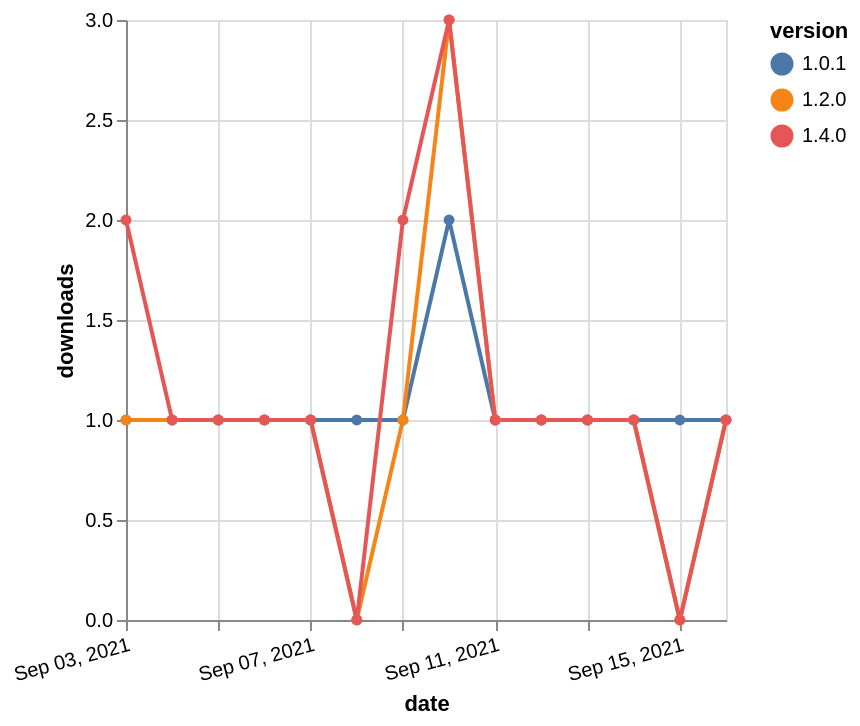

The Vega-Lite source for this figure:
### Vega-Lite specification from a JSON file in a GitHub repository (floating-point values rounded to 4 significant figures)
{"$schema": "https://vega.github.io/schema/vega-lite/v5.json", "description": "A simple bar chart with embedded data.", "data": {"values": [{"date": "2021-09-03", "total": 164, "delta": 1, "version": "1.0.1"}, {"date": "2021-09-04", "total": 165, "delta": 1, "version": "1.0.1"}, {"date": "2021-09-05", "total": 166, "delta": 1, "version": "1.0.1"}, {"date": "2021-09-06", "total": 167, "delta": 1, "version": "1.0.1"}, {"date": "2021-09-07", "total": 168, "delta": 1, "version": "1.0.1"}, {"date": "2021-09-08", "total": 169, "delta": 1, "version": "1.0.1"}, {"date": "2021-09-09", "total": 170, "delta": 1, "version": "1.0.1"}, {"date": "2021-09-10", "total": 172, "delta": 2, "version": "1.0.1"}, {"date": "2021-09-11", "total": 173, "delta": 1, "version": "1.0.1"}, {"date": "2021-09-12", "total": 174, "delta": 1, "version": "1.0.1"}, {"date": "2021-09-13", "total": 175, "delta": 1, "version": "1.0.1"}, {"date": "2021-09-14", "total": 176, "delta": 1, "version": "1.0.1"}, {"date": "2021-09-15", "total": 177, "delta": 1, "version": "1.0.1"}, {"date": "2021-09-16", "total": 178, "delta": 1, "version": "1.0.1"}, {"date": "2021-09-03", "total": 194, "delta": 1, "version": "1.2.0"}, {"date": "2021-09-04", "total": 195, "delta": 1, "version": "1.2.0"}, {"date": "2021-09-05", "total": 196, "delta": 1, "version": "1.2.0"}, {"date": "2021-09-06", "total": 197, "delta": 1, "version": "1.2.0"}, {"date": "2021-09-07", "total": 198, "delta": 1, "version": "1.2.0"}, {"date": "2021-09-08", "total": 198, "delta": 0, "version": "1.2.0"}, {"date": "2021-09-09", "total": 199, "delta": 1, "version": "1.2.0"}, {"date": "2021-09-10", "total": 202, "delta": 3, "version": "1.2.0"}, {"date": "2021-09-11", "total": 203, "delta": 1, "version": "1.2.0"}, {"date": "2021-09-12", "total": 204, "delta": 1, "version": "1.2.0"}, {"date": "2021-09-13", "total": 205, "delta": 1, "version": "1.2.0"}, {"date": "2021-09-14", "total": 206, "delta": 1, "version": "1.2.0"}, {"date": "2021-09-15", "total": 206, "delta": 0, "version": "1.2.0"}, {"date": "2021-09-16", "total": 207, "delta": 1, "version": "1.2.0"}, {"date": "2021-09-03", "total": 118, "delta": 2, "version": "1.4.0"}, {"date": "2021-09-04", "total": 119, "delta": 1, "version": "1.4.0"}, {"date": "2021-09-05", "total": 120, "delta": 1, "version": "1.4.0"}, {"date": "2021-09-06", "total": 121, "delta": 1, "version": "1.4.0"}, {"date": "2021-09-07", "total": 122, "delta": 1, "version": "1.4.0"}, {"date": "2021-09-08", "total": 122, "delta": 0, "version": "1.4.0"}, {"date": "2021-09-09", "total": 124, "delta": 2, "version": "1.4.0"}, {"date": "2021-09-10", "total": 127, "delta": 3, "version": "1.4.0"}, {"date": "2021-09-11", "total": 128, "delta": 1, "version": "1.4.0"}, {"date": "2021-09-12", "total": 129, "delta": 1, "version": "1.4.0"}, {"date": "2021-09-13", "total": 130, "delta": 1, "version": "1.4.0"}, {"date": "2021-09-14", "total": 131, "delta": 1, "version": "1.4.0"}, {"date": "2021-09-15", "total": 131, "delta": 0, "version": "1.4.0"}, {"date": "2021-09-16", "total": 132, "delta": 1, "version": "1.4.0"}]}, "width": "container", "mark": {"type": "line", "point": {"filled": true}}, "encoding": {"x": {"field": "date", "type": "temporal", "timeUnit": "yearmonthdate", "title": "date", "axis": {"labelAngle": -15}}, "y": {"field": "delta", "type": "quantitative", "title": "downloads"}, "color": {"field": "version", "type": "nominal"}, "tooltip": {"field": "delta"}}}
